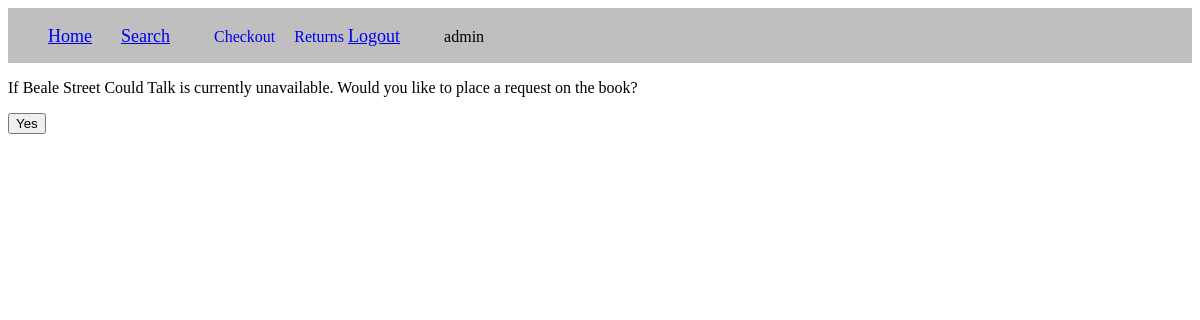
/library/results/request/1/ (signed in), run on an earlier commit of the app's database.
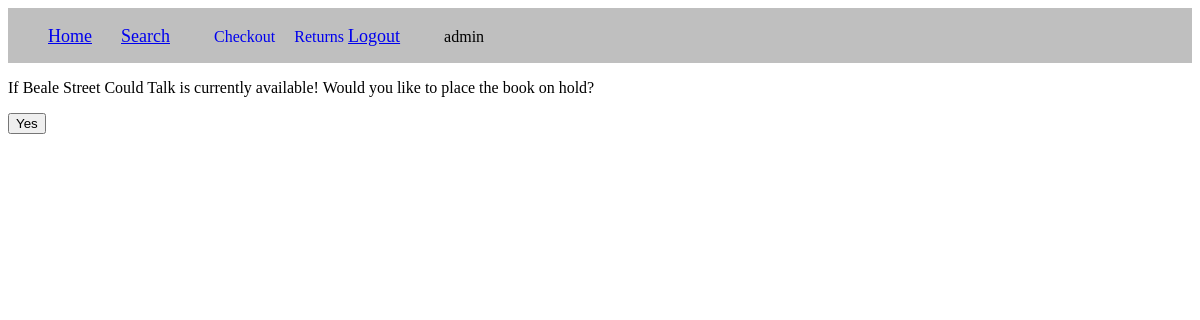
And on a later commit of the database.
### library/models.py (models this page shows, shortened)
class Book(models.Model):
    book_author = models.ForeignKey(Author,on_delete=models.CASCADE)
    book_owner = models.ForeignKey(User, on_delete=models.CASCADE, blank=True, null=True)
    book_requester = models.ForeignKey(User, on_delete=models.CASCADE, blank=True, null=True, related_name='book_requester')
    book_title = models.CharField(max_length=100)
    book_descr = models.CharField(max_length=2000)
    book_publish_date = models.DateTimeField('date published')
    book_img = models.CharField(max_length=500, default="")
    book_available = models.BooleanField(default=True)

### library/views.py (the view)
# urls.py: path('results/request/<int:book_id>/', views.book_request, name='book_request'),
@login_required
def book_request(request, book_id):
    book = get_object_or_404(Book, pk=book_id)
    context = {"book": book }
    if request.POST:
        context['requested'] = True
        book.book_requester = request.user
        book.book_available = False
        book.save()
    else:
        context['requested'] = False
    return render(request, 'library/request.html', context)

### brary/templatetags/has_group.py (called while the page is built)
@register.filter(name='has_group')
def has_group(user, group_name):
    return user.groups.filter(name=group_name).exists()

### library/templates/library/request.html (shortened to what this page needs)
{% load static %}
<link rel="stylesheet" type="text/css" href="{% static 'library/results.css' %}">
{% include 'brary/nav.html' %}
{% if requested %}
<p>{{ book.book_title }} was requested successfully!</p>
<hr>
{% else %}
    {% if book.book_available %}
        <p>{{ book.book_title }} is currently available! Would you like to place the book on hold?</p>
    {% else %}
        <p>{{ book.book_title }} is currently unavailable. Would you like to place a request on the book?</p>
    {% endif %}
    <form action="{% url 'library:book_request' book.id %}" method="post">
        <input type="submit" value="Yes"></input>
    </form>
{% endif %}

### brary/templates/brary/nav.html (shortened to what this page needs)
{% load static %}
{% load has_group %}
<link rel="stylesheet" type="text/css" href="{% static 'brary/nav.css' %}">
<div id="nav-menu">
    <ul>
        <li><a href="/">Home</a></li>
        <li><a href="/library/search">Search</a></li>
	{% if request.user|has_group:"librarian" %}
		<span><a href="/library/checkout">Checkout</a></span>
		<span><a href="/library/returns">Returns</a></span>
	{% endif %}
	{% if user.is_authenticated %}
		<li><a href="/accounts/logout">Logout</a></li>
		<span id="profile-dropdown">{{ user.get_username }}</span>
	{% endif %}
    </ul>
</div>

### library/static/library/results.css (style rules this page uses)
span { padding-left: 15px; }
span a { outline: none; border: none; text-decoration: none; }

### brary/static/brary/nav.css (style rules this page uses)
#nav-menu { background-color: #bfbfbf; position: relative; height: 7%; }
#nav-menu ul { overflow: hidden; position: absolute; bottom: 0; }
#nav-menu li { display: inline-block; padding-right: 25px; font-size: 18px; }

What changed in the data, as far as the page shows it:
changed Book "If Beale Street Could Talk": book_available False → True (drawn)
Also different on the page:
text no longer shown: "is currently unavailable. Would you like to place a request on the book?"
text now shown: "is currently available! Would you like to place the book on hold?"
